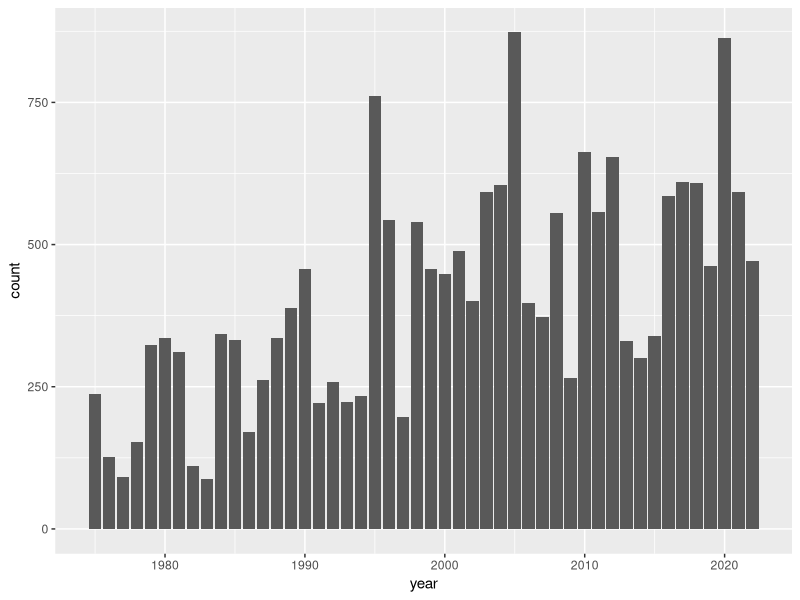
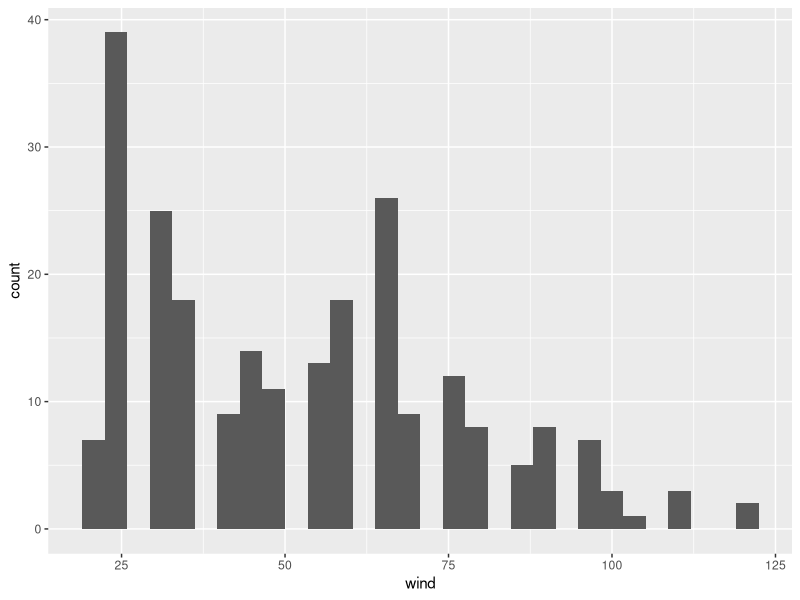
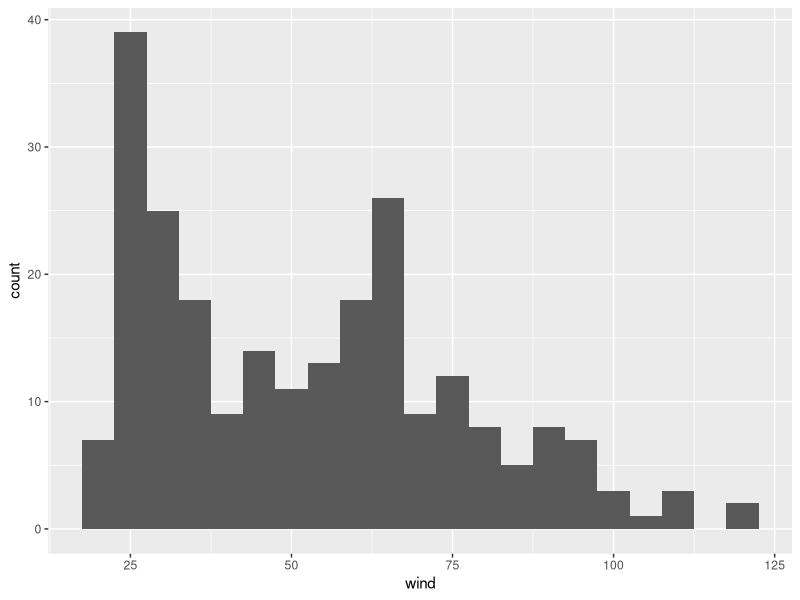
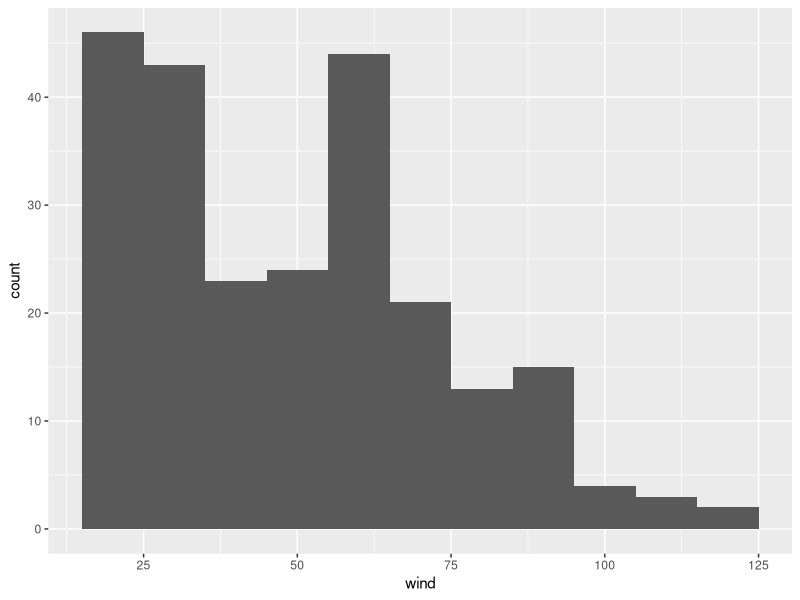
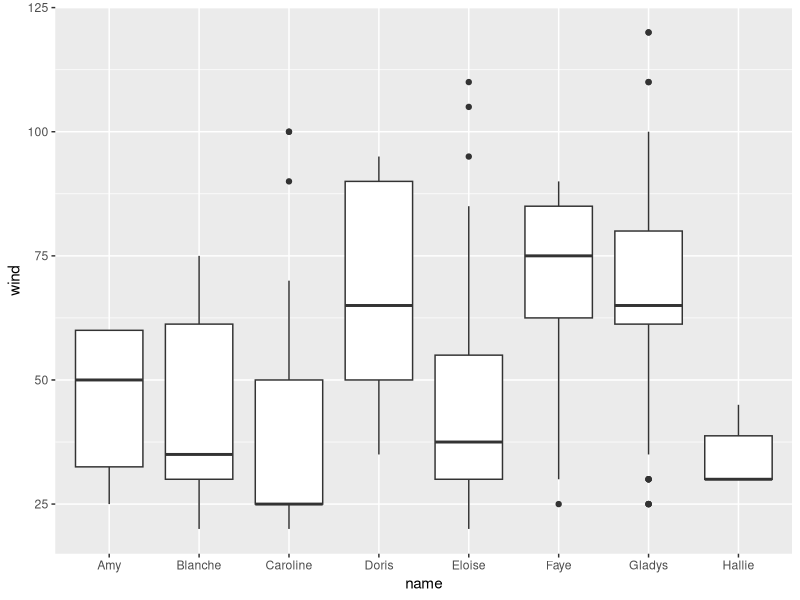
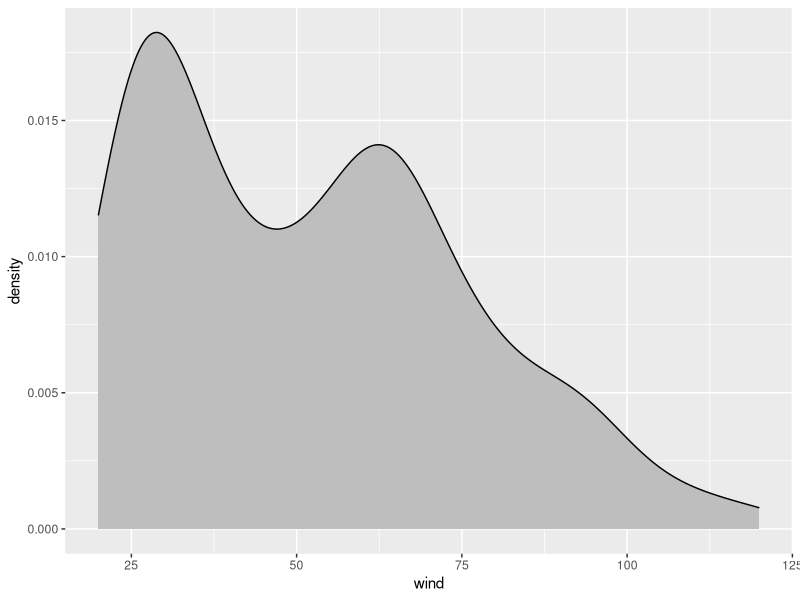
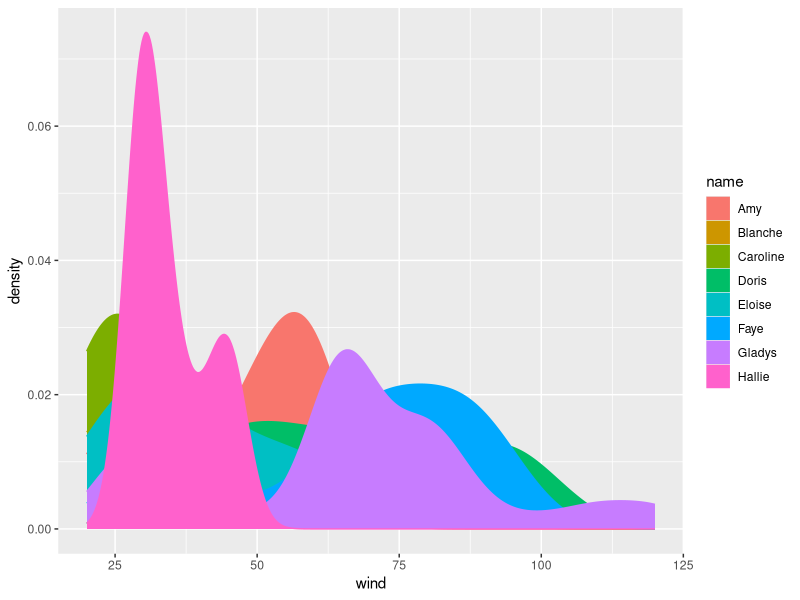
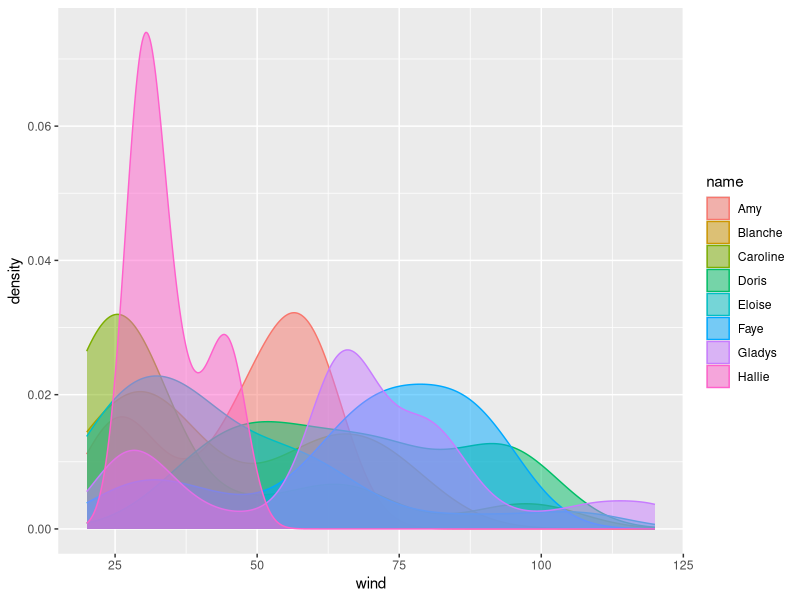

These figures' R source, in order:
## ---- chunk 1
library(dplyr)
library(ggplot2)
## ---- chunk 2
storms
## ---- chunk 3
storms
## ---- chunk 4
knitr::include_graphics("https://www.gastonsanchez.com/intro2cwd/images/eda/dplyr-extract-column.svg")
## ---- chunk 5
unique(pull(storms, year))
## ---- chunk 6
unique(select(storms, year))
## ---- chunk 7
# barchart of year values
ggplot(data = storms) + 
  geom_bar(aes(x = year))
## ---- chunk 8
knitr::include_graphics("https://www.gastonsanchez.com/intro2cwd/images/eda/dplyr-filter.svg")
## ---- chunk 9
storms75 <- filter(storms, year == 1975)
storms75
## ---- chunk 10
unique(pull(storms75, name))
## ---- chunk 11
distinct(storms75, name)
## ---- chunk 12
count(storms75, name)
## ---- chunk 13
storms75
## ---- chunk 14
ggplot(data = storms75, aes(x = wind)) +
  geom_histogram()
## ---- chunk 15
ggplot(data = storms75, aes(x = wind)) +
  geom_histogram(binwidth = 5)
## ---- chunk 16
ggplot(data = storms75, aes(x = wind)) +
  geom_histogram(binwidth = 10)
## ---- chunk 17
unique(pull(storms75, name))
## ---- chunk 18
summary(pull(storms75, wind))
## ---- chunk 19
ggplot(data = storms75, aes(x = name, y = wind)) +
  geom_boxplot()
## ---- chunk 20
ggplot(data = storms75, aes(x = wind)) +
  geom_density(fill = 'gray')
## ---- chunk 21
ggplot(data = storms75, aes(x = wind, color = name)) +
  geom_density(aes(fill = name))
## ---- chunk 22
ggplot(data = storms75, aes(x = wind, color = name)) +
  geom_density(aes(fill = name), alpha = 0.5)
## ---- chunk 23
ggplot(data = storms75, aes(x = wind, color = name)) +
  geom_density(aes(fill = name)) + 
  facet_wrap(~ name)
## ---- chunk 24
amy75 <- filter(storms75, name == "Amy")
amy75
## ---- chunk 25
ggplot(data = amy75, aes(x = 1:nrow(amy75), y = wind)) +
  geom_point()
## ---- chunk 26
ggplot(data = amy75, aes(x = 1:nrow(amy75), y = wind)) +
  geom_point() + 
  geom_line()
## ---- chunk 27
ggplot(data = amy75, aes(x = 1:nrow(amy75), y = wind)) +
  geom_point(aes(color = status)) + 
  geom_line()
## ---- chunk 28
ggplot(data = amy75, aes(x = 1:nrow(amy75), y = pressure)) +
  geom_point(aes(color = status)) + 
  geom_line()
## ---- chunk 29
ggplot(data = amy75, aes(x = 1:nrow(amy75), y = pressure)) +
  geom_line(aes(size = wind), lineend = "round", color = 'gray70') +
  geom_point(aes(size = wind, color = status))
## ---- chunk 30
summarise(amy75, cor(wind, pressure))
